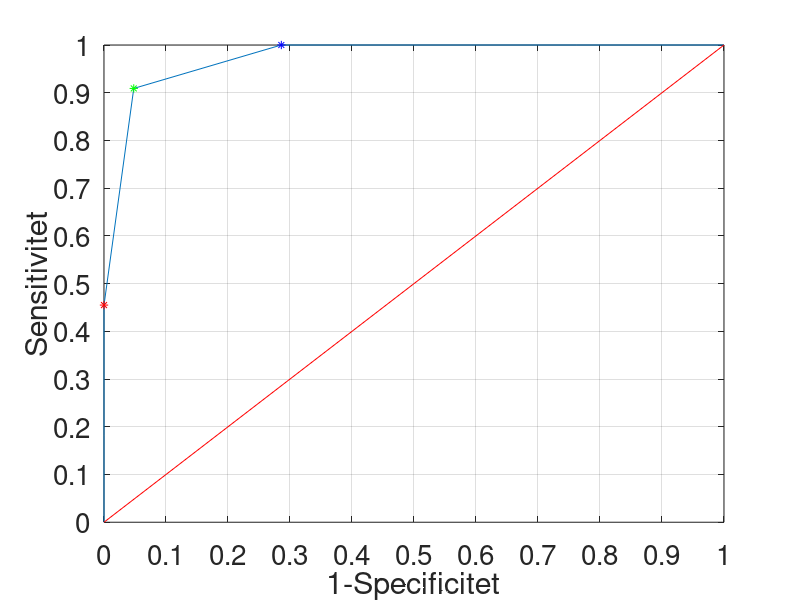
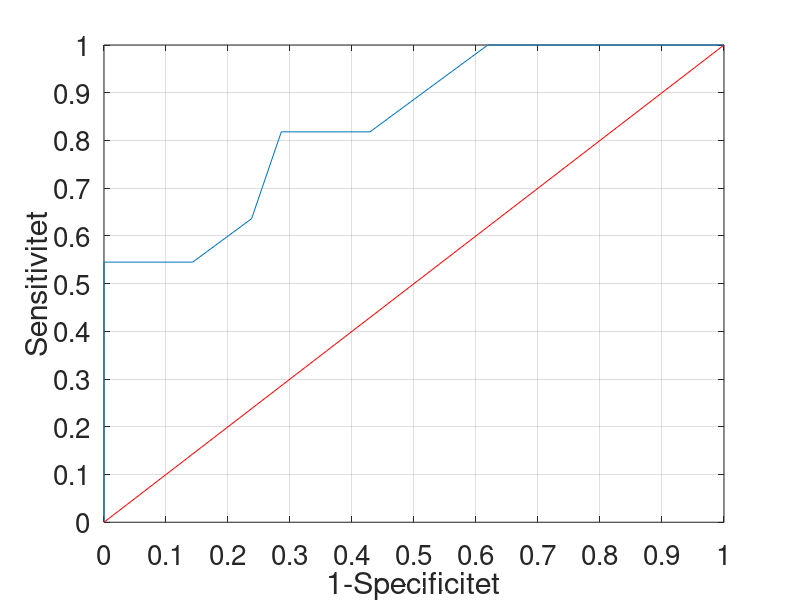
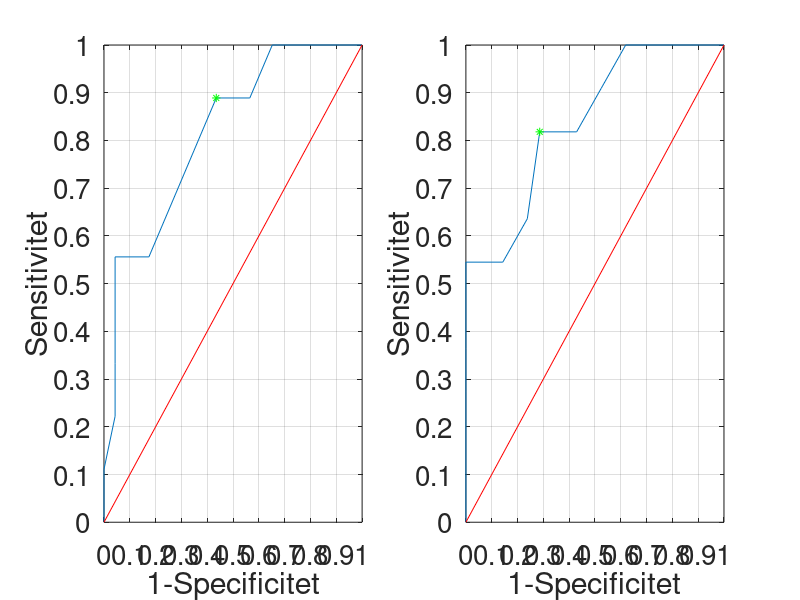

Write the MATLAB code that produced these figures, in order.
%% Eksamen
XU = [1.000, 0.762, 0.286, 0.048, 0.000, 0.000, 0.000];
YU = [1.000, 1.000, 1.000, 0.909, 0.455, 0.182, 0.000];


DiaXU = [0 1];
DiaYU = [0 1];

XU_pos = 0.048;
YU_pos = 0.909;
XU_posN = 0;
YU_posN = 0.455;
XU_posU = 0.286;
YU_posU = 1;


figure
plot(XU,YU)
line(DiaXU, DiaYU, 'Color','red')
hold on
plot(XU_pos,YU_pos,'g*')
hold on
plot(XU_posN, YU_posN,'r*')
hold on
plot(XU_posU, YU_posU, 'b*')
xlim([0 1])
ylim([0 1])
set(gca, 'XTick', (0:0.1:1))
set(gca, 'YTick', (0:0.1:1))
grid on
set(gca,'fontsize',20)
ylabel('Sensitivitet')
xlabel('1-Specificitet')



%%
%XL = [0, 0, 0.045, 0.045, 0.045, 0.182, 0.273, 0.364, 0.455, 0.591, 0.636, 0.909, 1];
%YL = [0, 0.1, 0.2, 0.3, 0.5, 0.5, 0.6, 0.7, 0.8, 0.8 , 1, 1, 1];


XL = [0, 0, 0.043, 0.043, 0.043, 0.174, 0.261, 0.348, 0.435, 0.565, 0.652, 0.913, 1];
YL = [0.000, 0.111, 0.222, 0.333, 0.556, 0.556, 0.667, 0.778, 0.889, 0.889 , 1, 1, 1];

X_posL = 0.045;
Y_posL = 0.5;

%X_posLL = 0.455;
%Y_posLL=0.8;
X_posLL = 0.435;
Y_posLL=0.889;


DiaX = [0 1];
DiaY = [0 1];

X = [0, 0, 0, 0, 0, 0.143, 0.238, 0.286, 0.429, 0.524, 0.619, 0.905, 1];
Y = [0, 0.091, 0.273, 0.364, 0.545, 0.545, 0.636, 0.818, 0.818, 0.909 , 1, 1, 1];

X_pos = 0.286;
Y_pos = 0.818;

X_posN = 0.143;
Y_posN = 0.545;

X_posU = 0.619;
Y_posU = 1;



figure
plot(X,Y)
line(DiaX, DiaY, 'Color','red')
hold on
%plot(X_pos,Y_pos,'g*')
hold on
%plot(X_posN, Y_posN,'r*')
hold on
%plot(X_posU, Y_posU, 'b*')
xlim([0 1])
ylim([0 1])
set(gca, 'XTick', (0:0.1:1))
set(gca, 'YTick', (0:0.1:1))
grid on
set(gca,'fontsize',20)
ylabel('Sensitivitet')
xlabel('1-Specificitet')



%%%
figure
subplot(1,2,1)
plot(XL,YL)
line(DiaX, DiaY, 'Color','red')
hold on
plot(X_posLL,Y_posLL,'g*')
xlim([0 1])
ylim([0 1])
set(gca, 'XTick', (0:0.1:1))
set(gca, 'YTick', (0:0.1:1))
grid on
set(gca,'fontsize',20)
ylabel('Sensitivitet')
xlabel('1-Specificitet')
hold on
subplot(1,2,2)
plot(X, Y)
line(DiaX, DiaY, 'Color','red')
hold on
plot(X_pos,Y_pos,'g*')
xlim([0 1])
ylim([0 1])
set(gca, 'XTick', (0:0.1:1))
set(gca, 'YTick', (0:0.1:1))
grid on
set(gca,'fontsize',20)
ylabel('Sensitivitet')
xlabel('1-Specificitet')
